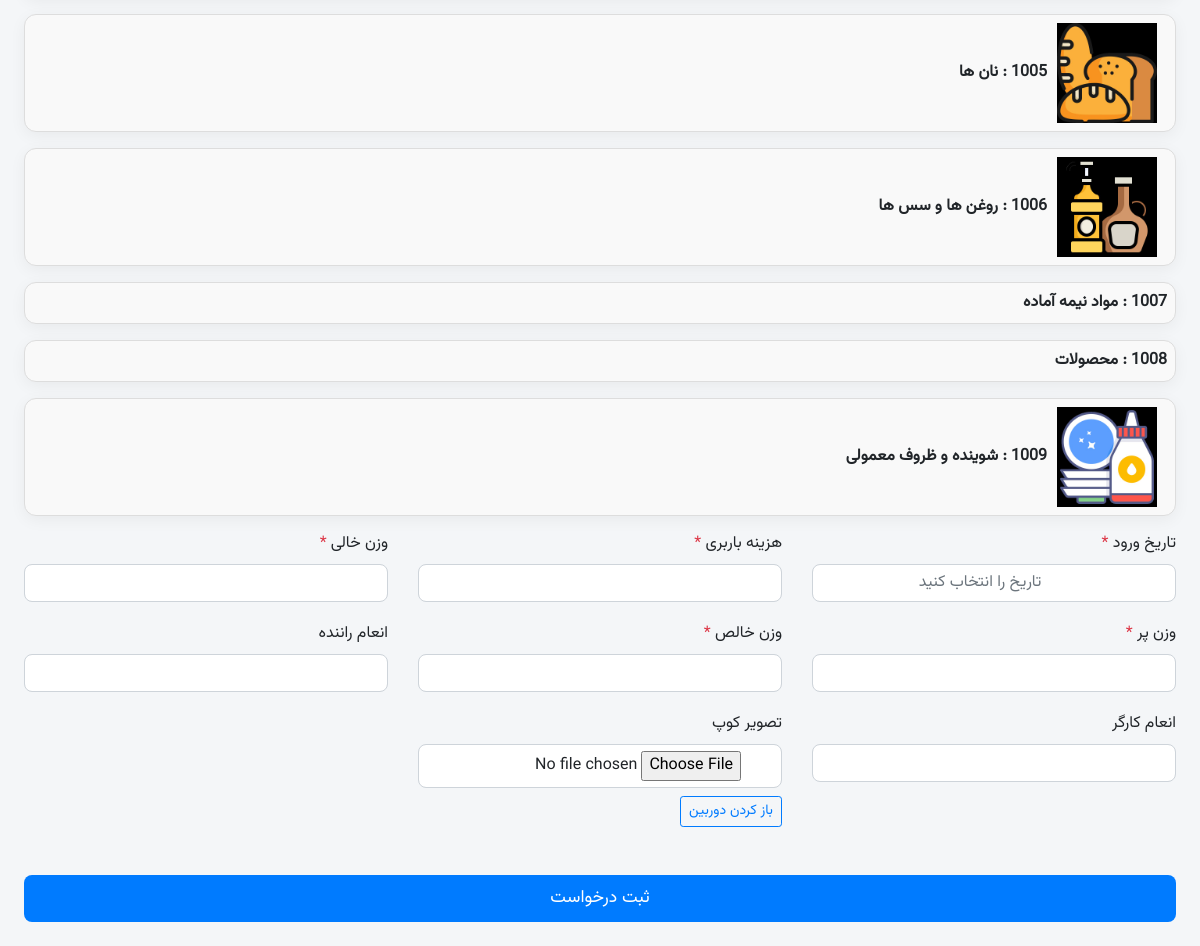
The page /stone_flow/create_coope/ (signed in, lower part) on the database as committed earlier.
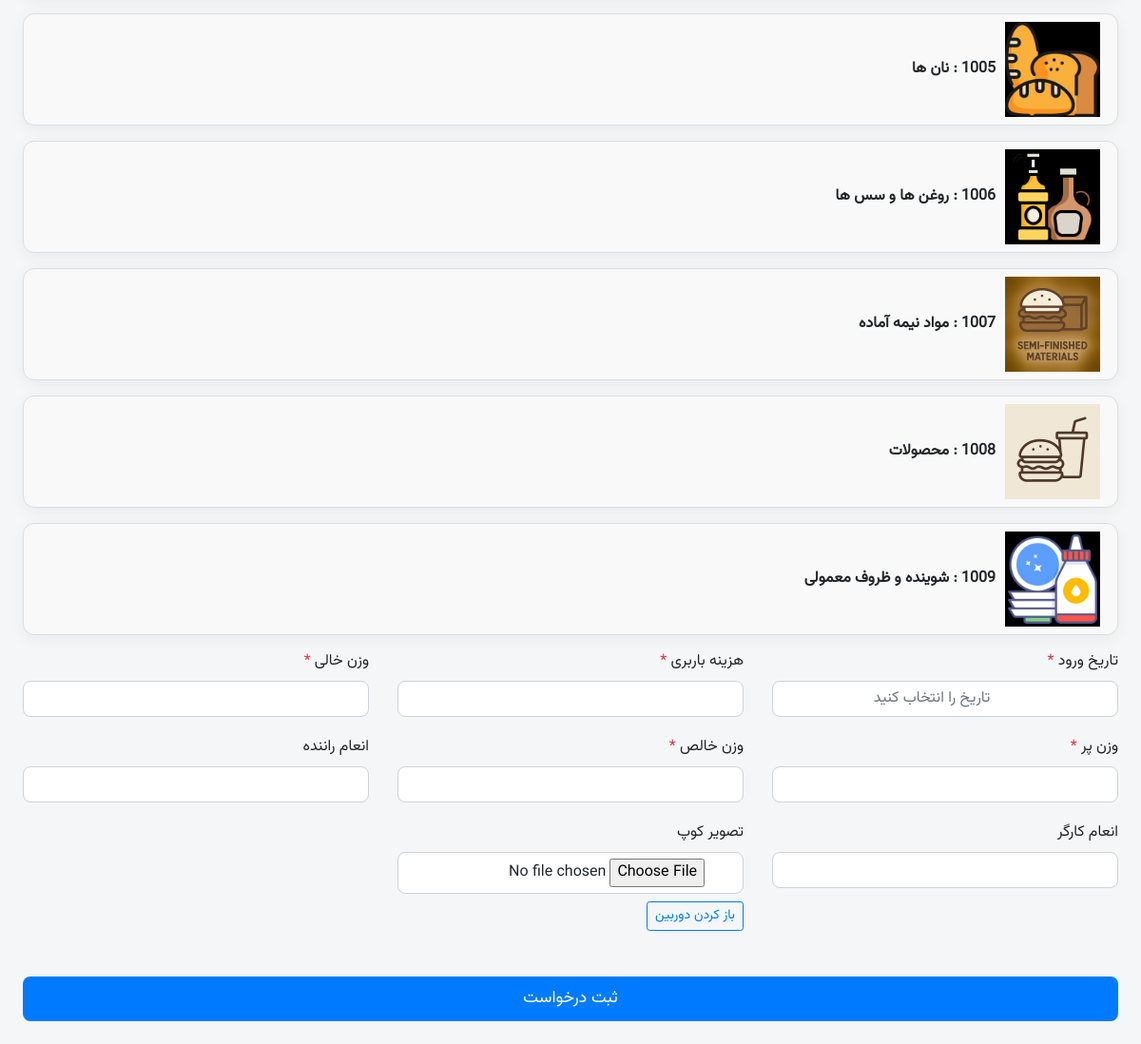
The same page on the database as committed later.
### users/models.py (models this page shows, shortened)
class mother_material(models.Model):
    name = models.CharField(max_length=200)
    describe = models.CharField(max_length=800)
    image = models.ImageField(upload_to='mother_material_image/', blank=True, null=True)  # Added field for image
    mode = models.ForeignKey(mode_raw_materials,default=None, on_delete= models.CASCADE,related_name='mode_raw_materials_mother_material',blank=True,null=True)
    class Meta:
        ordering = ['describe']

### StoneFlow/models.py (models this page shows, shortened)
class CoopAttribute(models.Model):
    TYPE_CHOICES = (
        ('int', 'عدد صحیح'),
        ('float', 'عدد اعشاری'),
        ('str', 'متن'),
        ('select', 'منوی کشویی'),  # 👈 اضافه شد
        ('bool', 'چک‌باکس'),               # ✅ NEW
        ('image', 'تصویر'),               # ✅ NEW
        ('material', 'ماده اولیه'),       # ✅ NEW
        ('warehouse', 'انبار'),           # ✅ NEW
        ('Cutting_factory', 'کارخانه برش اره'),           # ✅ NEW
        ('CuttingSaw', 'موارد برش اره'),           # ✅ NEW
        ('CuttingAround', 'موارد دور بور شده'),           # ✅ NEW
        ('multi_select', 'چک‌باکس چندتایی'),  # ✅ new
        ('date', 'تاریخ (شمسی)'),  # ✅ اضافه شد
        ('price', 'قیمت'),  # ✅ اضافه شد
        ('show_attr', 'نمایش ویژگی دیگر'),  # ✅ جدید
    )
    name = models.CharField(max_length=100)
    label = models.CharField(max_length=200 ,  unique=True)  # Add unique=True here
    field_type = models.CharField(max_length=20, choices=TYPE_CHOICES)
    required = models.BooleanField(default=False)
    default_value = models.CharField(max_length=255, blank=True, null=True)
    step = models.ForeignKey(Step, on_delete=models.CASCADE, verbose_name="مرحله نمایش")
    select_options = models.TextField(blank=True, null=True, help_text="مقادیر منو را با کاما جدا کنید (مثلاً: کوچک,متوسط,بزرگ)")

### StoneFlow/views.py (the view)
# urls.py: path('create_coope/', create_coope, name='show_flow'),
@login_required
def create_coope(request):
    stepNumber = 1
    step = Step.objects.filter(order = 1).first()
    if request.method == 'POST':
        coop_record = None  # در سطح بالا تعریف می‌کنیم که در except هم قابل دسترسی باشد
        data = dict(request.POST.dict())
        data.pop('csrfmiddlewaretoken', None)
        mine_id = request.POST.get('mine_id')
        if not mine_id:
            messages.error(request, "لطفاً یک معدن انتخاب کنید.")
            return redirect('error_page')
            raise Exception("معدن انتخاب نشده")
        selected_mine = Mine.objects.filter(id=mine_id).first()
        if not selected_mine:
            messages.error(request, "معدن انتخاب‌شده یافت نشد.")
            raise Exception("معدن نامعتبر")
        full_weight = request.POST.get('full_weight')
        empty_weight = request.POST.get('empty_weight')
        net_weight = request.POST.get('net_weight')
        data.pop('full_weight', None)
        data.pop('empty_weight', None)
        data.pop('net_weight', None)
        data.pop('mine_id', None)
        step = Step.objects.filter(order = 1).first()
        attributes = CoopAttribute.objects.filter(step=step)
        final_image = None
        for attr in attributes:
            field_name = f'attr_{attr.id}'
            if attr.field_type == 'image':
                images = request.POST.getlist(field_name)
                if isinstance(images,list):
                    for image in images:
                        if image!='':
                            final_image = image
        for field, value in data.items():
            try:
                if value and float(value) > 0:
                    raw_material_obj = raw_material.objects.get(name=field)
                    coop_record = coops(
                        user=request.user,
                        material=raw_material_obj,
                        quantity=Decimal(value),
                        state=step,
                        image=final_image
                    )
                    coop_record.set_changed_by(request.user)
                    coop_record.save()
                    ret = add_material2warehouse(user=request.user.profile,value=Decimal(value),raw_material_instance=raw_material_obj,warehouse_name=DEFULT_WARE_HOUSE_CREATE_COOP,coop=coop_record)
                    if not ret:
                        return render(request, 'flow_error_page.html', {'text': "خطا در ذخیره سنگ در انبار"})
            except Exception as e:
                print('Error is Save Raw amterial', field)
        if coop_record is None:
            return render(request, 'flow_error_page.html', {'text': "هیچ سنگی مقدار دهی نشده است."})
        attributes = CoopAttribute.objects.filter(step=step)
        for attr in attributes:
            field_name = f'attr_{attr.id}'
            value = request.POST.get(field_name, '').strip()
            if attr.required and not value:
                messages.error(request, f'فیلد "{attr.label}" الزامی است.', extra_tags='create_coop_error')
                return render(request, 'flow_error_page.html', {'text': f'فیلد الزامی "{attr.label}" خالی است'})
            if attr.field_type == 'date':
                try:
                    jalali_parts = value.split('/')
                    if len(jalali_parts) == 3:
                        jy, jm, jd = map(int, jalali_parts)
                        jalali_date = jdatetime.date(jy, jm, jd)
                        gregorian_date = jalali_date.togregorian()
                        value = gregorian_date  # نوع: datetime.date
                except Exception as e:
                    print(f'Error converting jalali to gregorian for {field_name}: {value} => {e}')
                    continue  # در صورت خطا، این مقدار را ذخیره نکن
            if value:
                CoopAttributeValue.objects.create(
                    coop=coop_record,
                    attribute=attr,
                    value=value,
                    user  = request.user
                )
        messages.success(request, "مقادیر با موفقیت ثبت شدند.")
        return render(request, 'success_page.html', {'content': f'{step.title} با موفقیت ثبت گردید','order_id':coop_record.id})
    else:
        attributes = CoopAttribute.objects.filter(step=step)
        can_submit, is_confirmed = get_submit_and_confirmed(user=request.user, step=step)
        mother_materials = mother_material.objects.prefetch_related('mother_material').order_by('describe').all()
        mines = Mine.objects.all()
        steps = Step.objects.order_by('order')  # مرتب‌سازی مراحل
        return render(request, 'stone_section1.html', {
            'mother_materials': mother_materials,
            'is_confirmed': is_confirmed,
            'can_submit': can_submit,
            'mines': mines,
            'attributes': attributes,  # 👈 ارسال ویژگی‌ها به قالب
        })

### StoneFlow/templatetags/custom_filters.py (called while the page is built)
@register.filter
def to_jalali(value):
    if isinstance(value, str):
        try:
            value = datetime.strptime(value, '%Y-%m-%d')
        except ValueError:
            return ''  # اگر فرمت اشتباه بود، برگرد رشته خالی
    if isinstance(value, (datetime, date)):
        return datetime2jalali(value).strftime('%Y/%m/%d')
    return ''

### StoneFlow/views.py (called while the page is built, shortened)
def get_allowed_confirm_users(step:Step,user):
    access = StepAccess.objects.filter(step=step,user=user)
    allowed_roles = []
    if access.exists():
            access = access.first()
            if access.access_level=='submit':
                return True

def get_submit_and_confirmed(user,step):
        try:
            can_submit = get_allowed_confirm_users(step=step,user=user)
            is_confirmed = False
            return can_submit , is_confirmed
        except:
            return False,False

### users/context_processors.py (called while the page is built)
def menu_items_processor(request):
    try:
        user = request.user
        if not user.is_authenticated:
            return {'menu_items': []}
        roles = UserRole.objects.filter(user=user).values_list('role_id', flat=True)
        job = user.profile.job_position.name
        items = user.profile.job_position.items.all()
        items = items.prefetch_related('submenus')
        return {'menu_items': items}
    except:
        print('Error in menu_items_processor')
        return {'menu_items': None}

### StoneFlow/templates/stone_section1.html (shortened to what this page needs)
{% extends "stone_flow.html" %}
{% load custom_filters %}
{% block content2 %}
{% load static %}
<link rel="stylesheet" href="{% static 'css/persian.datepicker.css' %}">
<body>
<div class="container-fluid p-0 m-0">
    <form method="post" enctype="multipart/form-data">
        <div>
           {% for mother_material in mother_materials %}
                <div class="card p-2 mb-3">
                    <a href="javascript:void(0);" onclick="toggleSubmaterials('submaterials-{{ mother_material.id }}')" style="text-decoration: none; color: inherit;">
                        <div class="d-flex align-items-center">
                            {% if mother_material.image %}
                            <div>
                                <img src="{{ mother_material.image.url }}" alt="{{ mother_material.name }}" style="max-width: 100px; max-height: 100px;  margin-left: 10px;margin-right: 10px;">
                            </div>
                            {% endif %}
                            <div>
                                    <strong>{{ mother_material.describe }}</strong> : {{ mother_material.name }}
                            </div>
                        </div>
                    </a>
                </div>
            {% endfor %}
        </div>
<div class="row mb-3" style="direction: rtl;">
    {% for attr in attributes %}
        <div class="col-md-4 mb-3">
            <label for="attr_{{ attr.id }}" class="form-label text-end d-block fw-bold">
                {% if attr.required %}
                    <span class="text-danger">*</span>
                {% endif %}
            </label>
            {% if attr.field_type == 'date' %}
                <input type="text"
                        id="datepicker_{{ attr.id }}"
                        name="attr_{{ attr.id }}"
                        class="form-control"
                        placeholder="تاریخ را انتخاب کنید"
                        value="{{ value|to_jalali }}"
                        {% if attr.required %}required{% endif %}>
            {% elif attr.field_type == 'int' or attr.field_type == 'float' %}
                <input type="number" class="form-control text-end" name="attr_{{ attr.id }}" id="attr_{{ attr.id }}"
                       step="any" value="{{ attr.value }}" {% if attr.required %}required{% endif %}>
            {% elif attr.field_type == 'price' %}
                <input type="text" id="attr_{{ attr.id }}" name="attr_{{ attr.id }}" class="form-control price-field" autocomplete="off"  value="{{ value }}" {% if attr.required %}required{% endif %}>
            {% elif attr.field_type == 'image' %}
                <div class="form-group mt-2">
                    <input type="file" id="fileInput_{{ attr.id }}" class="form-control" name="attr_{{ attr.id }}" accept="image/*" {% if attr.required %}required{% endif %}>
                    <button type="button" id="cameraBtn_{{ attr.id }}" class="btn btn-outline-primary btn-sm mt-2" style="text-align: right; display: block;">باز کردن دوربین</button>
                </div>
            {% elif attr.field_type == 'material' %}
                <input type="text" class="form-control text-end" name="attr_{{ attr.id }}" id="attr_{{ attr.id }}"
                       value="{{ attr.value }}" {% if attr.required %}required{% endif %}>
            {% else %}
                <input type="text" class="form-control text-end" name="attr_{{ attr.id }}" id="attr_{{ attr.id }}"
                       value="{{ attr.value }}" {% if attr.required %}required{% endif %}>
            {% endif %}
        </div>
    {% endfor %}
</div>
        {% if can_submit %}
            {% if not is_confirmed %}
            <div class="text-end mt-3">
                <button type="submit" class="btn btn-primary btn-sm">ثبت درخواست</button>
            </div>
            {% else %}
            <div class="confirmation-bar">
                <i class="fas fa-check-circle"></i>
                تأیید شده توسط {{ is_confirmed.confirmed_by.user.username }}
                <a href="{% url 'edit_request' order_id step_number %}" class="btn btn-warning btn-sm">ویرایش</a>
            </div>
            {% endif %}
        {% endif %}
    </form>
</div>
</body>
{% endblock %}

### StoneFlow/templates/stone_flow.html (shortened to what this page needs)
{% extends "users/base.html" %}
{% load static %}
{% block content %}
<link rel="stylesheet" href="{% static 'css/store.css' %}">
<link rel="stylesheet" href="{% static 'css/order_flow.css' %}">
<body>
{% block content2 %}{% endblock content2 %}
{% endblock %}

### users/templates/users/base.html (shortened to what this page needs)
<!DOCTYPE html>
{% load static %}
<html lang="fa" dir="rtl">
<head>
  <link rel="stylesheet" href="{% static 'css/bootstrap.min.css' %}">
  <link rel="stylesheet" href="{% static 'css/all.min.css' %}">
  <link rel="stylesheet" href="{% static 'css/base.css' %}">
  <link rel="stylesheet" href="{% static 'css/fonts.css' %}">
</head>
<body>
  <div class="main-content">
    {% block content %}
    {% endblock content %}
  </div>
  <link rel="stylesheet" href="{% static 'css/fonts.css' %}">
</body>
</html>

### users/static/css/base.css (style rules this page uses)
body { font-family: 'B Nazanin'; src: url('/fonts/BNazanin.woff2') format('woff2'), url('/fonts/BNazanin.woff') format('woff'); }

### users/static/css/store.css (style rules this page uses)
.card a { text-decoration: none; color: #0d6efd; font-weight: 600; transition: color 0.3s; }
.form-label { text-align: right; font-size: 1.1rem; direction: rtl; font-weight: 600; }
.btn-primary { width: 100%; border: none; padding: 10px 20px; font-size: 1.1rem; background-color: #007bff; color: white; border-radius: 0.5rem; transition: background-color 0.3s; }

### users/templates/users/base.html (style rules this page uses)
body { direction: rtl; background: #f4f6f8; margin: 0; }
.main-content { padding: 24px; }

### StoneFlow/templates/stone_section1.html (style rules this page uses)
label.form-label { font-weight: 500; font-size: 16px; white-space: nowrap; }

Rows that differ between the two databases and show on the page:
changed mother_material "مواد نیمه آماده": image: picture added
now on this page (row edited): mother_material: shows a picture
